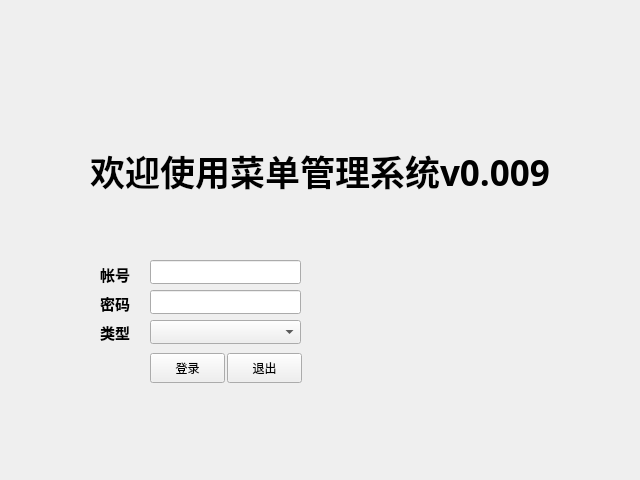
<?xml version="1.0" encoding="UTF-8"?>
<ui version="4.0">
 <class>Login</class>
 <widget class="QWidget" name="Login">
  <property name="geometry">
   <rect>
    <x>0</x>
    <y>0</y>
    <width>640</width>
    <height>480</height>
   </rect>
  </property>
  <property name="windowTitle">
   <string>Login</string>
  </property>
  <widget class="QLabel" name="label">
   <property name="geometry">
    <rect>
     <x>0</x>
     <y>0</y>
     <width>640</width>
     <height>480</height>
    </rect>
   </property>
   <property name="text">
    <string/>
   </property>
   <property name="pixmap">
    <pixmap resource="images.qrc">:/images/login.png</pixmap>
   </property>
   <property name="scaledContents">
    <bool>false</bool>
   </property>
  </widget>
  <widget class="QLabel" name="label_title">
   <property name="geometry">
    <rect>
     <x>90</x>
     <y>140</y>
     <width>491</width>
     <height>61</height>
    </rect>
   </property>
   <property name="font">
    <font>
     <family>仿宋</family>
     <pointsize>26</pointsize>
     <weight>75</weight>
     <italic>false</italic>
     <bold>true</bold>
    </font>
   </property>
   <property name="text">
    <string>欢迎使用菜单管理系统v0.009</string>
   </property>
  </widget>
  <widget class="QLabel" name="label_3">
   <property name="geometry">
    <rect>
     <x>100</x>
     <y>264</y>
     <width>31</width>
     <height>21</height>
    </rect>
   </property>
   <property name="font">
    <font>
     <family>Aharoni</family>
     <pointsize>11</pointsize>
     <weight>75</weight>
     <bold>true</bold>
    </font>
   </property>
   <property name="text">
    <string>帐号</string>
   </property>
  </widget>
  <widget class="QLabel" name="label_4">
   <property name="geometry">
    <rect>
     <x>100</x>
     <y>293</y>
     <width>31</width>
     <height>21</height>
    </rect>
   </property>
   <property name="font">
    <font>
     <family>Aharoni</family>
     <pointsize>11</pointsize>
     <weight>75</weight>
     <bold>true</bold>
    </font>
   </property>
   <property name="text">
    <string>密码</string>
   </property>
  </widget>
  <widget class="QLineEdit" name="lineEdit_account">
   <property name="geometry">
    <rect>
     <x>150</x>
     <y>260</y>
     <width>151</width>
     <height>24</height>
    </rect>
   </property>
  </widget>
  <widget class="QLineEdit" name="lineEdit_2_pwd">
   <property name="geometry">
    <rect>
     <x>150</x>
     <y>290</y>
     <width>151</width>
     <height>24</height>
    </rect>
   </property>
   <property name="echoMode">
    <enum>QLineEdit::Password</enum>
   </property>
  </widget>
  <widget class="QPushButton" name="pushButtonlogin">
   <property name="geometry">
    <rect>
     <x>150</x>
     <y>353</y>
     <width>75</width>
     <height>30</height>
    </rect>
   </property>
   <property name="focusPolicy">
    <enum>Qt::ClickFocus</enum>
   </property>
   <property name="styleSheet">
    <string notr="true"/>
   </property>
   <property name="text">
    <string>登录</string>
   </property>
   <property name="autoDefault">
    <bool>false</bool>
   </property>
   <property name="default">
    <bool>false</bool>
   </property>
   <property name="flat">
    <bool>false</bool>
   </property>
  </widget>
  <widget class="QPushButton" name="pushButton_exit">
   <property name="geometry">
    <rect>
     <x>227</x>
     <y>353</y>
     <width>75</width>
     <height>30</height>
    </rect>
   </property>
   <property name="text">
    <string>退出</string>
   </property>
  </widget>
  <widget class="QLabel" name="label_5_account_warnning">
   <property name="geometry">
    <rect>
     <x>320</x>
     <y>260</y>
     <width>91</width>
     <height>21</height>
    </rect>
   </property>
   <property name="text">
    <string/>
   </property>
  </widget>
  <widget class="QLabel" name="label_5_pwd_warning">
   <property name="geometry">
    <rect>
     <x>320</x>
     <y>290</y>
     <width>91</width>
     <height>21</height>
    </rect>
   </property>
   <property name="text">
    <string/>
   </property>
  </widget>
  <widget class="QComboBox" name="comboBox">
   <property name="geometry">
    <rect>
     <x>150</x>
     <y>320</y>
     <width>151</width>
     <height>24</height>
    </rect>
   </property>
  </widget>
  <widget class="QLabel" name="label_5">
   <property name="geometry">
    <rect>
     <x>100</x>
     <y>322</y>
     <width>31</width>
     <height>21</height>
    </rect>
   </property>
   <property name="font">
    <font>
     <family>Aharoni</family>
     <pointsize>11</pointsize>
     <weight>75</weight>
     <bold>true</bold>
    </font>
   </property>
   <property name="text">
    <string>类型</string>
   </property>
  </widget>
 </widget>
 <layoutdefault spacing="6" margin="11"/>
 <tabstops>
  <tabstop>lineEdit_account</tabstop>
  <tabstop>lineEdit_2_pwd</tabstop>
  <tabstop>comboBox</tabstop>
  <tabstop>pushButtonlogin</tabstop>
  <tabstop>pushButton_exit</tabstop>
 </tabstops>
 <resources>
  <include location="images.qrc"/>
 </resources>
 <connections/>
</ui>
